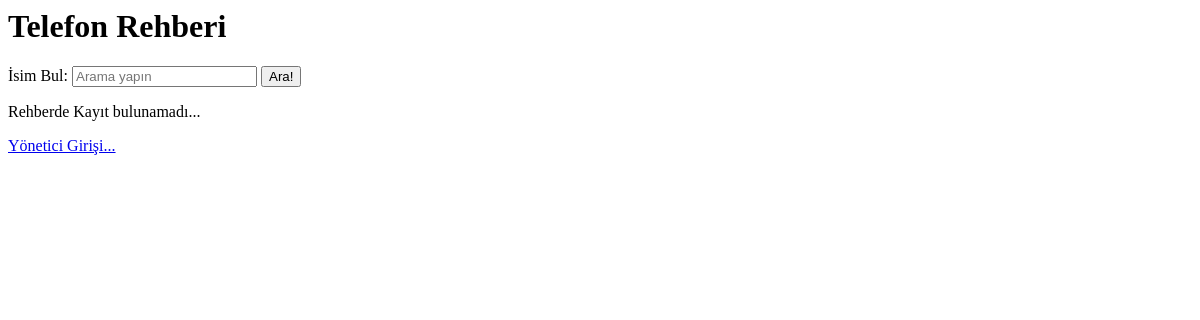
Before: / with the older database file.
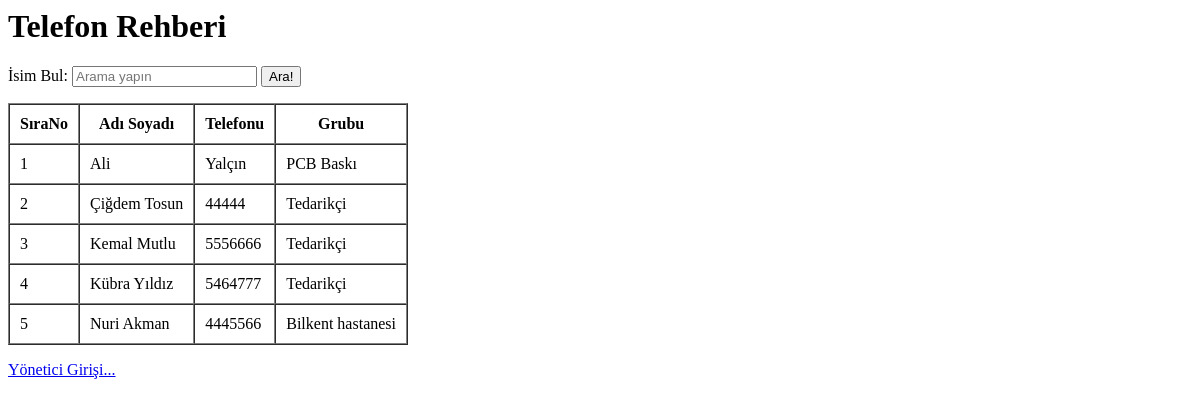
After: the same page with the newer database file.
### tables this page shows
CREATE TABLE `telefonrehberi` (
  `id` int(11) NOT NULL AUTO_INCREMENT,
  `adisoyadi` varchar(100) NOT NULL,
  `telefonu` varchar(100) NOT NULL,
  `grubu` int(11) NOT NULL,
  PRIMARY KEY (`id`)
);

CREATE TABLE `gruplar` (
  `id` int(11) NOT NULL AUTO_INCREMENT,
  `grupadi` varchar(100) NOT NULL,
  PRIMARY KEY (`id`)
);

### index.php (the view, shortened to what this page needs)
<?php require_once("_config.php"); ?>
<html>
<head>
</head>
<body>
  <h1>Telefon Rehberi</h1>
  <form method="get">
    <p>
      İsim Bul: <input type="text" name="aranan" placeholder="Arama yapın" />
      <input type="submit" value="Ara!" />
    </p>
  </form>
<?php
if( isset($_GET["aranan"]) ) {
  $ARANAN = $_GET["aranan"];
  $SQL = "  SELECT
                telefonrehberi.*,
                gruplar.grupadi
            FROM
                telefonrehberi,
                gruplar
            WHERE
               adisoyadi like '%$ARANAN%'  AND
               telefonrehberi.grubu = gruplar.id
            ORDER BY
              adisoyadi             ";
} else {
  $SQL = "  SELECT
                telefonrehberi.*,
                gruplar.grupadi
            FROM
                telefonrehberi,
                gruplar
            WHERE
               telefonrehberi.grubu = gruplar.id
            ORDER BY
              adisoyadi             ";
}
$rows = mysqli_query($cnnMySQL, $SQL);
$RowCount = mysqli_num_rows($rows);
if($RowCount == 0) {
  echo "Rehberde Kayıt bulunamadı...";
} else {
  if( $_SESSION["yetkili"] != 1 ) {
      echo "<table class='table table-hover' border=1 cellpadding=10 cellspacing=0>
              <tr>
                  <th>SıraNo</th>
                  <th>Adı Soyadı</th>
                  <th>Telefonu</th>
                  <th>Grubu</th>
               </tr>";
      $c=0;
      while($row = mysqli_fetch_assoc($rows)) {
        extract($row);
        $c++;
        echo "<tr>
                <td>$c</td>
                <td>$adisoyadi</td>
                <td>$telefonu</td>
                <td>$grupadi</td>
             </tr>";
      }
      echo "</table>";
  }
}
?>
<p> <a href="crud.login.php">Yönetici Girişi...</a> </p>
</body>
</html>

Changed rows visible on the page:
now on this page (row edited): telefonrehberi: adisoyadi "Ali", telefonu "Yalçın", gruplar.grupadi "PCB Baskı"
now on this page (row edited): telefonrehberi: adisoyadi "Çiğdem Tosun", telefonu "44444", gruplar.grupadi "Tedarikçi"
now on this page (row edited): telefonrehberi: adisoyadi "Kemal Mutlu", telefonu "5556666", gruplar.grupadi "Tedarikçi"
added telefonrehberi: adisoyadi "Kübra Yıldız", telefonu "5464777", gruplar.grupadi "Tedarikçi"
now on this page (row edited): telefonrehberi: adisoyadi "Nuri Akman", telefonu "4445566", gruplar.grupadi "Bilkent hastanesi"
Other visible differences:
text no longer shown: "Rehberde Kayıt bulunamadı..."
text now shown: "SıraNo Adı Soyadı Telefonu Grubu"
